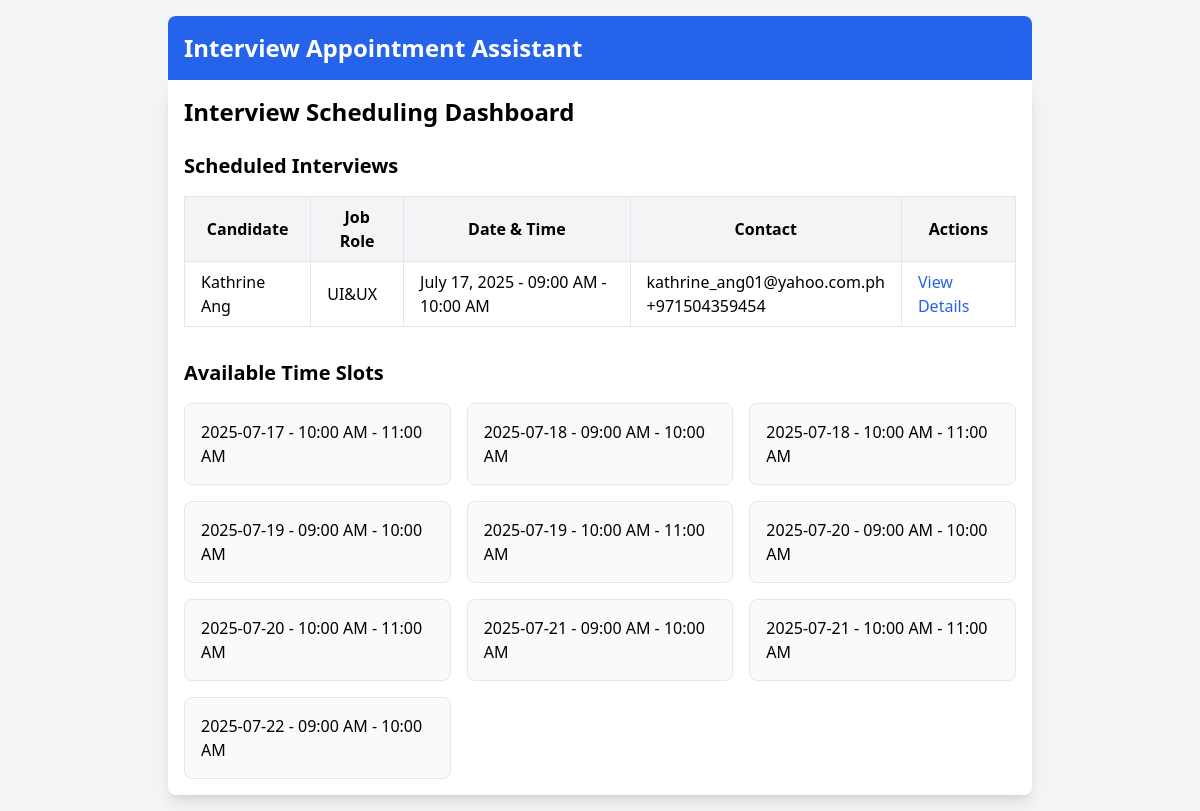
Page /recruiter/dashboard/ (signed in) on the committed database.
### appointments/models.py (models this page shows, shortened)
class Appointment(models.Model):
    TIME_SLOTS = [
        ('09:00-10:00', '09:00 AM - 10:00 AM'),
        ('10:00-11:00', '10:00 AM - 11:00 AM'),
        ('11:00-12:00', '11:00 AM - 12:00 PM'),
        ('13:00-14:00', '01:00 PM - 02:00 PM'),
        ('14:00-15:00', '02:00 PM - 03:00 PM'),
        ('15:00-16:00', '03:00 PM - 04:00 PM'),
    ]
    candidate = models.ForeignKey(Candidate, on_delete=models.CASCADE)
    job_role = models.CharField(max_length=100)
    date = models.DateField()
    time_slot = models.CharField(max_length=20, choices=TIME_SLOTS)
    is_active = models.BooleanField(default=True)
    created_at = models.DateTimeField(auto_now_add=True)
    class Meta:
        unique_together = ('date', 'time_slot')

class Candidate(models.Model):
    name = models.CharField(max_length=100)
    email = models.EmailField(unique=True)
    phone = models.CharField(max_length=20)
    skills = models.TextField()
    education = models.TextField()
    experience = models.TextField()
    resume = models.FileField(
        upload_to='resumes/',
        validators=[FileExtensionValidator(['pdf'])]
    )
    created_at = models.DateTimeField(auto_now_add=True)

### appointments/recruiter_views.py (the view)
# urls.py: path('recruiter/dashboard/', recruiter_views.recruiter_dashboard, name='recruiter_dashboard'),
@login_required
def recruiter_dashboard(request):
    if not request.user.is_staff:
        return HttpResponseForbidden()
    appointments = Appointment.objects.filter(is_active=True).select_related('candidate')
    from datetime import date
    booked_slots = Appointment.objects.filter(
        date__gte=date.today(),
        is_active=True
    ).values_list('date', 'time_slot')
    time_slots = [
        ('09:00-10:00', '09:00 AM - 10:00 AM'),
        ('10:00-11:00', '10:00 AM - 11:00 AM'),
    ]
    available_slots = []
    for days_ahead in range(0, 30):  # Next 30 days
        current_date = date.today() + timedelta(days=days_ahead)
        for value, display in time_slots:
            if not Appointment.objects.filter(date=current_date, time_slot=value, is_active=True).exists():
                available_slots.append({
                    'date': current_date,
                    'time_slot': value,
                    'display': f"{current_date.strftime('%Y-%m-%d')} - {display}"
                })
    context = {
        'appointments': appointments,
        'available_slots': available_slots[:10],  # Show first 10 available
    }
    return render(request, 'appointments/recruiter_dashboard.html', context)

### appointments/templates/appointments/recruiter_dashboard.html
{% extends "appointments/base.html" %}
{% block content %}
<div class="p-4">
    <h1 class="text-2xl font-bold mb-6">Interview Scheduling Dashboard</h1>
    <div class="mb-8">
        <h2 class="text-xl font-semibold mb-4">Scheduled Interviews</h2>
        <div class="overflow-x-auto">
            <table class="min-w-full bg-white">
                <thead>
                    <tr class="bg-gray-100">
                        <th class="py-2 px-4 border">Candidate</th>
                        <th class="py-2 px-4 border">Job Role</th>
                        <th class="py-2 px-4 border">Date & Time</th>
                        <th class="py-2 px-4 border">Contact</th>
                        <th class="py-2 px-4 border">Actions</th>
                    </tr>
                </thead>
                <tbody>
                    {% for appointment in appointments %}
                    <tr>
                        <td class="py-2 px-4 border">{{ appointment.candidate.name }}</td>
                        <td class="py-2 px-4 border">{{ appointment.job_role }}</td>
                        <td class="py-2 px-4 border">
                            {{ appointment.date }} - {{ appointment.get_time_slot_display }}
                        </td>
                        <td class="py-2 px-4 border">
                            {{ appointment.candidate.email }}<br>
                            {{ appointment.candidate.phone }}
                        </td>
                        <td class="py-2 px-4 border">
                            <a href="{% url 'candidate_detail' appointment.candidate.id %}"
                               class="text-blue-600 hover:underline">View Details</a>
                        </td>
                    </tr>
                    {% empty %}
                    <tr>
                        <td colspan="5" class="py-4 px-4 border text-center">No scheduled interviews</td>
                    </tr>
                    {% endfor %}
                </tbody>
            </table>
        </div>
    </div>
    <div>
        <h2 class="text-xl font-semibold mb-4">Available Time Slots</h2>
        <div class="grid grid-cols-1 md:grid-cols-3 gap-4">
            {% for slot in available_slots %}
            <div class="p-4 border rounded-lg bg-gray-50">
                <p class="font-medium">{{ slot.display }}</p>
            </div>
            {% empty %}
            <p>No available slots in the next 30 days</p>
            {% endfor %}
        </div>
    </div>
</div>
{% endblock %}

### rows in the picture
Appointment: candidate.name "Kathrine Ang", job_role "UI&UX", date "July 17, 2025", time_slot "09:00 AM - 10:00 AM", candidate.email "kathrine_ang01@yahoo.com.ph", candidate.phone "+971504359454"

### other values in the picture
{{ slot.display }} "2025-07-17 - 10:00 AM - 11:00 AM" "2025-07-18 - 09:00 AM - 10:00 AM" "2025-07-18 - 10:00 AM - 11:00 AM" "2025-07-19 - 09:00 AM - 10:00 AM" "2025-07-19 - 10:00 AM - 11:00 AM" "2025-07-20 - 09:00 AM - 10:00 AM" "2025-07-20 - 10:00 AM - 11:00 AM" "2025-07-21 - 09:00 AM - 10:00 AM" "2025-07-21 - 10:00 AM - 11:00 AM" "2025-07-22 - 09:00 AM - 10:00 AM"
